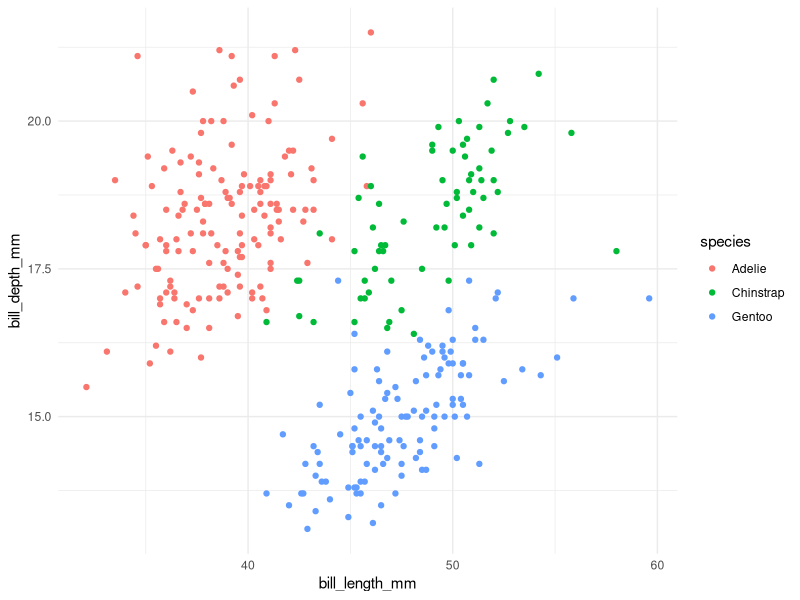

The R source for this figure:
## ---- chunk 1
#| echo: false
#| warning: false
#| message: false
library(tidyverse)
library(palmerpenguins)
p <- palmerpenguins::penguins %>% drop_na()
## ---- chunk 2
p %>% 
  ggplot(aes(bill_length_mm, bill_depth_mm, color = species)) +
  geom_point() +
  theme_minimal()
